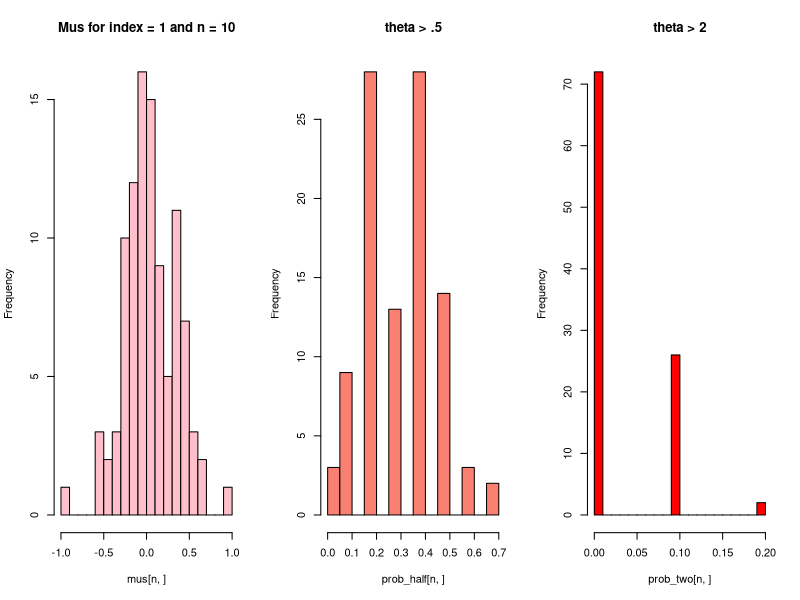
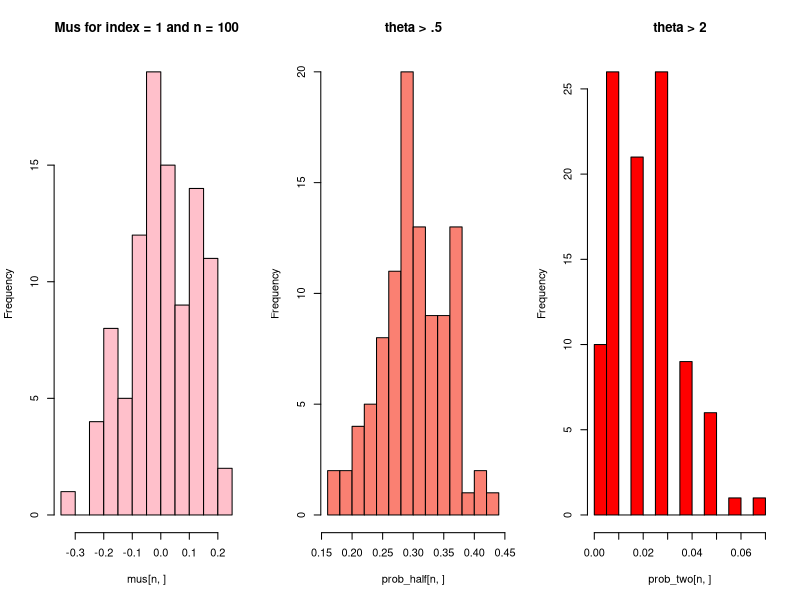
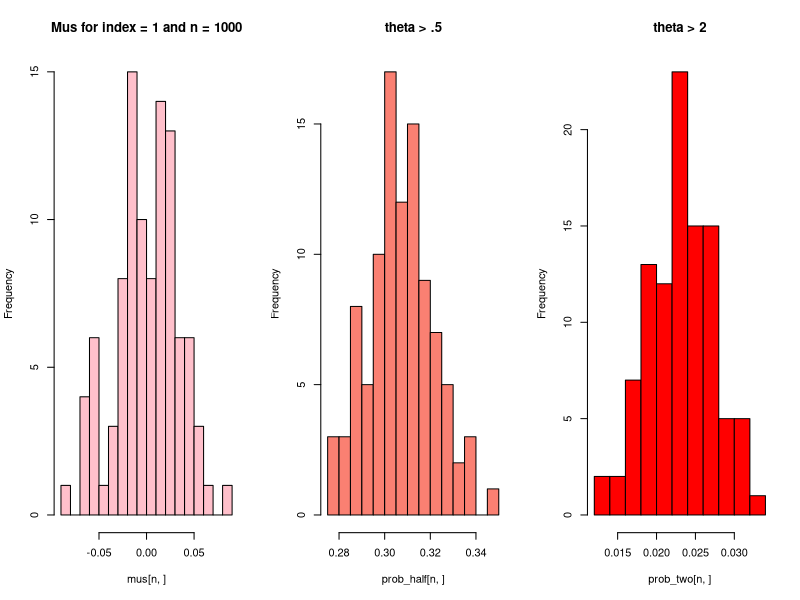
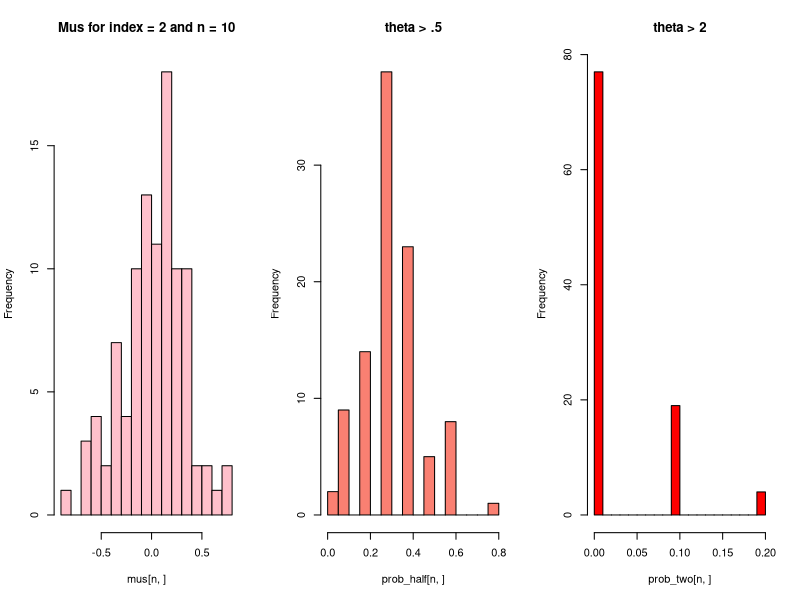
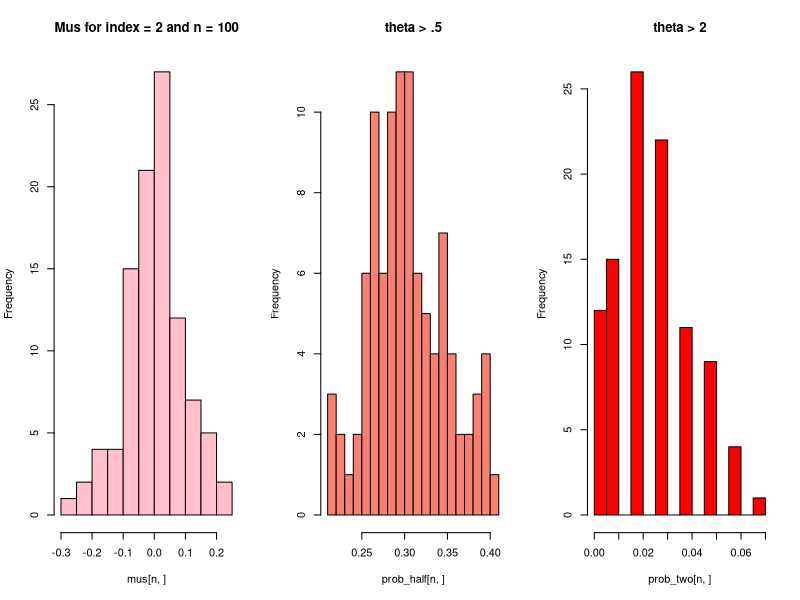
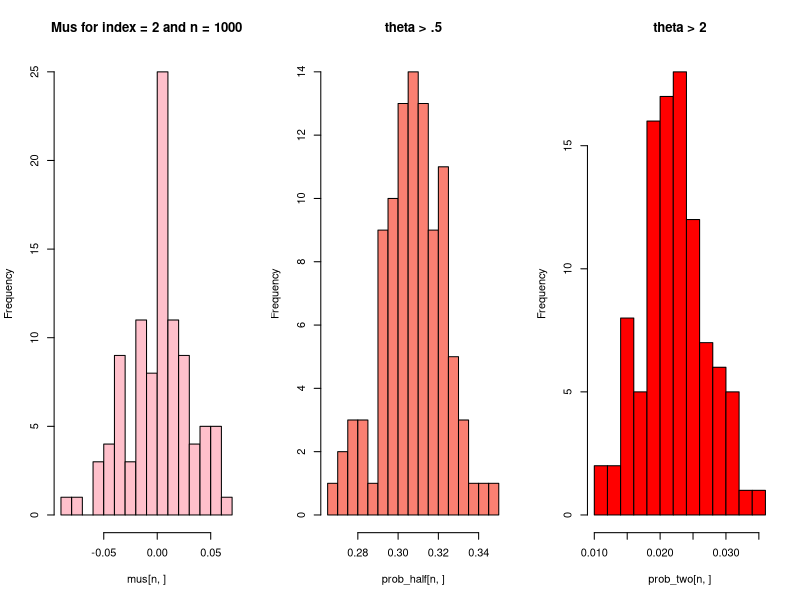
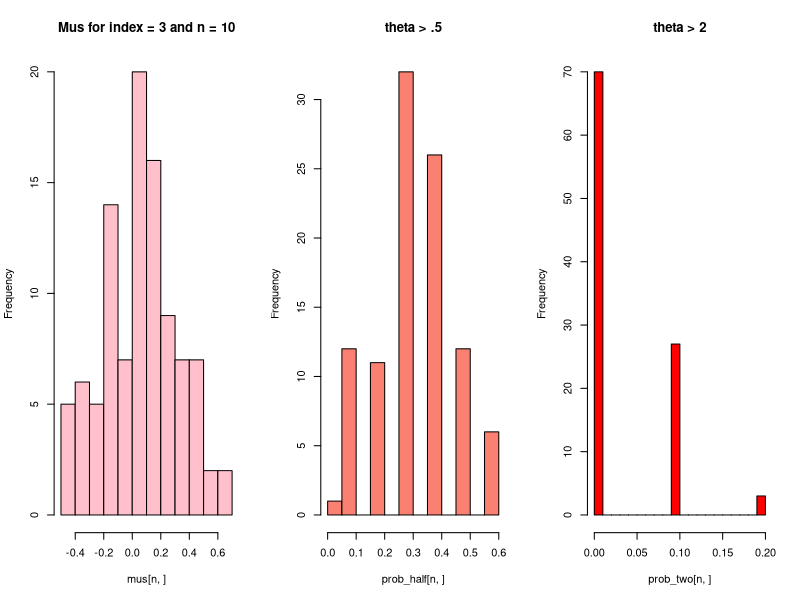
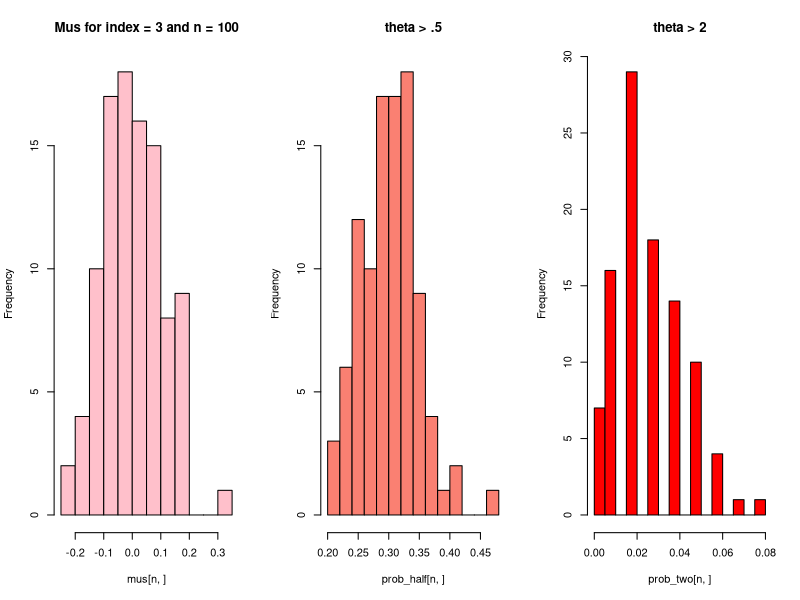

Write R code to recreate these figures, in order.
## ---- chunk 1
knitr::opts_chunk$set(echo = TRUE)
## ---- chunk 2
varTheta = 1
sigma2.1 = 1
sigma2.3 = 0.2
phi.2 = 0.5
phi.4 = 0.1
phi.1 = sqrt(1-sigma2.1/varTheta)
phi.3 = sqrt(1-sigma2.3/varTheta)
sigma2.2 = varTheta*(1-phi.2^2)
sigma2.4 = varTheta*(1-phi.4^2)
table.entries = matrix(nrow=4, ncol=4, data=c(
  varTheta, phi.1, sigma2.1, phi.1,
  varTheta, phi.2, sigma2.2, phi.2,
  varTheta, phi.3, sigma2.3, phi.3,
  varTheta, phi.4, sigma2.4, phi.4
))
table.entries <- t(table.entries)  # take transpose since matrix fills in the elements in columnwise
colnames(table.entries) <- c("var(theta)", "phi", "sigma2","corr")
print(table.entries)

## ---- chunk 3
# let's first define a function to conduct the sampling
MarkovChain <- function(phi,sigma2,initial,m){
  theta = vector(length=m)
  theta[1] = initial
  for (i1 in seq(1,m,1)){
    theta[i1+1] = phi*theta[i1] + rnorm(1,0,sqrt(sigma2))
  }
  return(theta)
}
## ---- chunk 4
arr = array(dim=c(3,2,5))
dim(arr)

arr[1,1,] = 1
arr[1,2,] = 2
arr[3,2,] = 3
arr
## ---- chunk 5
i1=1
m=2000
initial = 0
n=10
theta1 = MarkovChain(table.entries[i1,"phi"],table.entries[i1,"sigma2"],initial,m)  # sample a Markov chain
theta2 = theta = MarkovChain(table.entries[i1,"phi"],table.entries[i1,"sigma2"],initial,m)  # sample a Markov chain
mean(theta1[(m-n+1):m])
mean(theta2[(m-n+1):m])
## ---- chunk 6

res = array(dim=c(4,100,2001))
for (i in seq(1,4)) {
  phi = table.entries[i, 'phi']
  sigma2 = table.entries[i, 'sigma2']
  for (j in seq(1, 100)) {
    res[i,j,] = MarkovChain(table.entries[i1,"phi"],table.entries[i1,"sigma2"],initial,m)
  }
}
## ---- chunk 7
for (i in seq(1, 5)) {
  par(mfrow=c(1, 3))
  mus = array(dim=c(3, 100))
  prob_half = array(dim=c(3, 100))
  prob_two = array(dim=c(3, 100))
  for (n in c(10, 100, 1000)) {
    for (j in seq(1, 100)) {
      if (i < 4) {
        mus[log(n, 10), j] = mean(tail(res[i,j,], n))
        prob_half[log(n, 10), j] = sum(tail(res[i,j,], n) > .5) / n
        prob_two[log(n, 10), j] = sum(tail(res[i,j,], n) > 2) / n
      } else {
        # do a sample from normal distribution for comparison
        norm_sample = rnorm(n)
        mus[log(n, 10), j] = mean(norm_sample)
        prob_half[log(n, 10), j] = sum(norm_sample > .5) / n
        prob_two[log(n, 10), j] = sum(norm_sample > 2) / n
      }
    }
  }
  for (n in seq(1,3)){
    hist(mus[n,], 15, c='pink', main=paste('Mus for index =', i, 'and n =', 10^n))
    hist(prob_half[n,], 15, main='theta > .5', c='salmon')
    hist(prob_two[n,], 15, main='theta > 2', c='red')
  }
  
}
